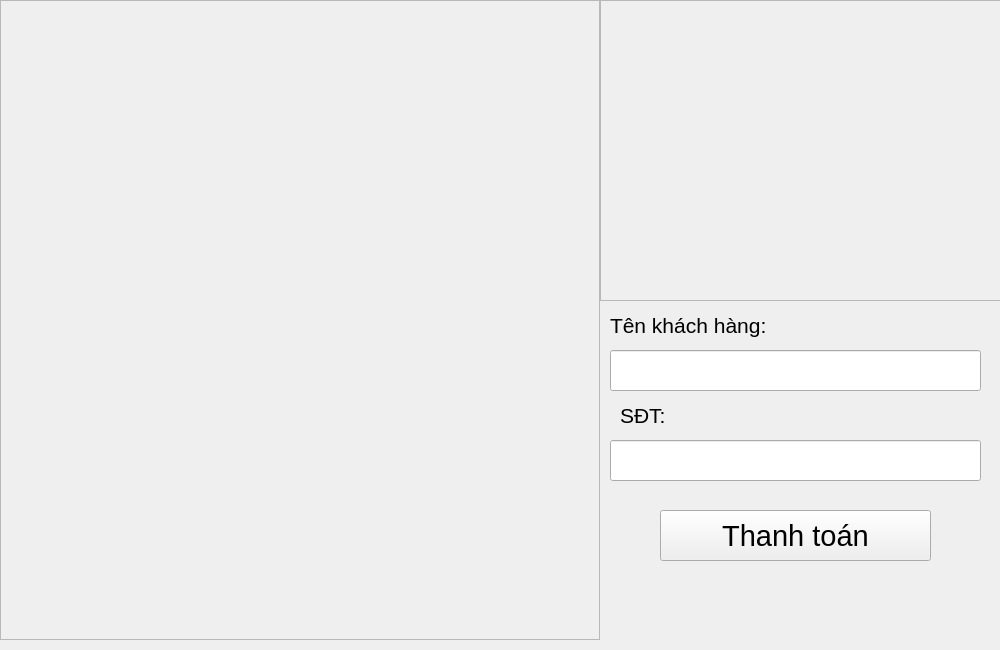
<?xml version="1.0" encoding="UTF-8"?>
<ui version="4.0">
 <class>OrderWidgetClass</class>
 <widget class="QWidget" name="OrderWidgetClass">
  <property name="geometry">
   <rect>
    <x>0</x>
    <y>0</y>
    <width>1000</width>
    <height>650</height>
   </rect>
  </property>
  <property name="windowTitle">
   <string>OrderWidget</string>
  </property>
  <widget class="QScrollArea" name="scrollArea">
   <property name="geometry">
    <rect>
     <x>0</x>
     <y>0</y>
     <width>600</width>
     <height>640</height>
    </rect>
   </property>
   <property name="widgetResizable">
    <bool>true</bool>
   </property>
   <widget class="QWidget" name="scrollAreaWidgetContents">
    <property name="geometry">
     <rect>
      <x>0</x>
      <y>0</y>
      <width>598</width>
      <height>638</height>
     </rect>
    </property>
   </widget>
  </widget>
  <widget class="QFrame" name="frame">
   <property name="geometry">
    <rect>
     <x>600</x>
     <y>0</y>
     <width>401</width>
     <height>301</height>
    </rect>
   </property>
   <property name="frameShape">
    <enum>QFrame::Shape::StyledPanel</enum>
   </property>
   <property name="frameShadow">
    <enum>QFrame::Shadow::Raised</enum>
   </property>
  </widget>
  <widget class="QLabel" name="label">
   <property name="geometry">
    <rect>
     <x>610</x>
     <y>310</y>
     <width>171</width>
     <height>31</height>
    </rect>
   </property>
   <property name="font">
    <font>
     <pointsize>16</pointsize>
    </font>
   </property>
   <property name="text">
    <string>Tên khách hàng:</string>
   </property>
  </widget>
  <widget class="QLineEdit" name="customerNameEdit">
   <property name="geometry">
    <rect>
     <x>610</x>
     <y>350</y>
     <width>371</width>
     <height>41</height>
    </rect>
   </property>
   <property name="font">
    <font>
     <pointsize>16</pointsize>
    </font>
   </property>
  </widget>
  <widget class="QLabel" name="label_2">
   <property name="geometry">
    <rect>
     <x>620</x>
     <y>400</y>
     <width>171</width>
     <height>31</height>
    </rect>
   </property>
   <property name="font">
    <font>
     <pointsize>16</pointsize>
    </font>
   </property>
   <property name="text">
    <string>SĐT:</string>
   </property>
  </widget>
  <widget class="QLineEdit" name="customerPhoneEdit">
   <property name="geometry">
    <rect>
     <x>610</x>
     <y>440</y>
     <width>371</width>
     <height>41</height>
    </rect>
   </property>
   <property name="font">
    <font>
     <pointsize>16</pointsize>
    </font>
   </property>
  </widget>
  <widget class="QPushButton" name="checkoutButton">
   <property name="geometry">
    <rect>
     <x>660</x>
     <y>510</y>
     <width>271</width>
     <height>51</height>
    </rect>
   </property>
   <property name="font">
    <font>
     <pointsize>22</pointsize>
    </font>
   </property>
   <property name="text">
    <string>Thanh toán</string>
   </property>
  </widget>
 </widget>
 <layoutdefault spacing="6" margin="11"/>
 <resources/>
 <connections/>
</ui>
